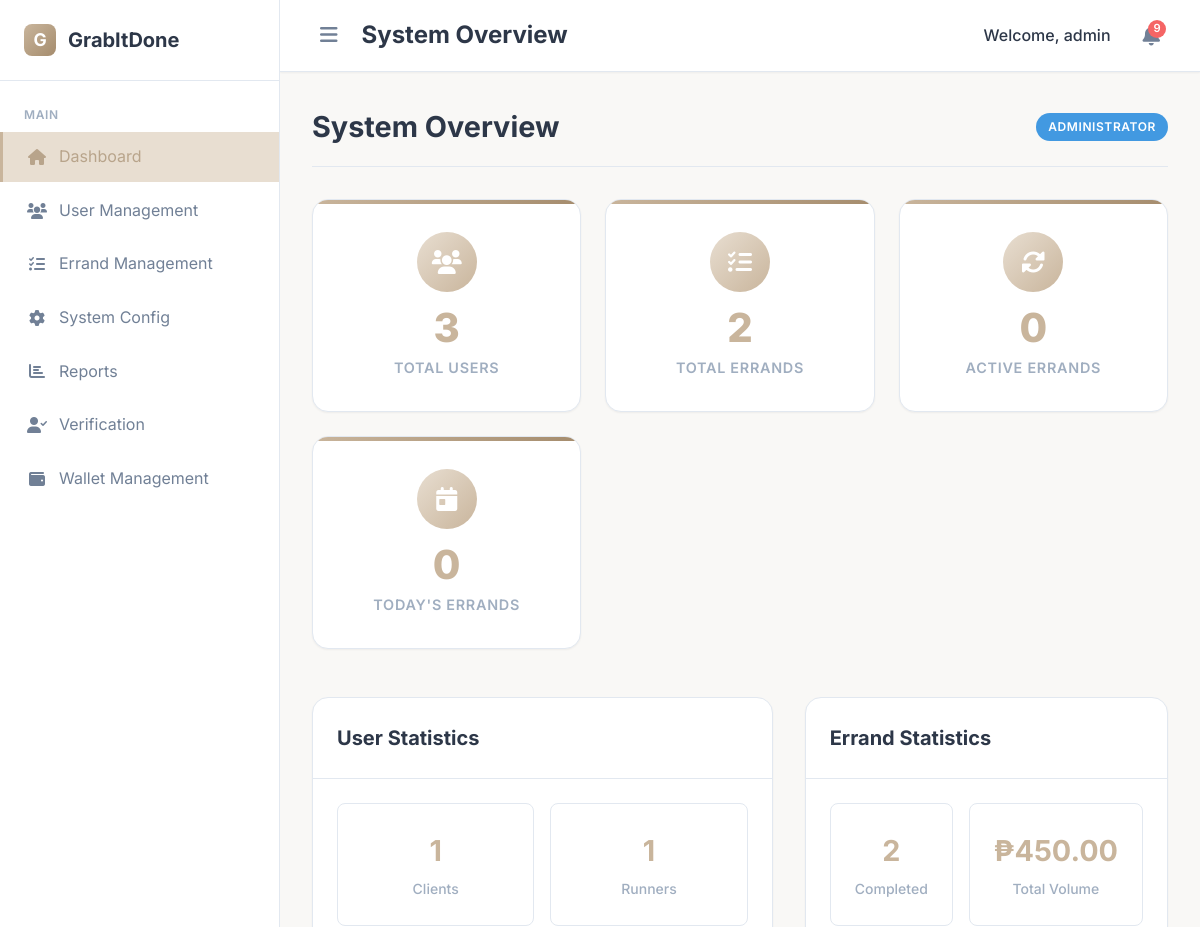
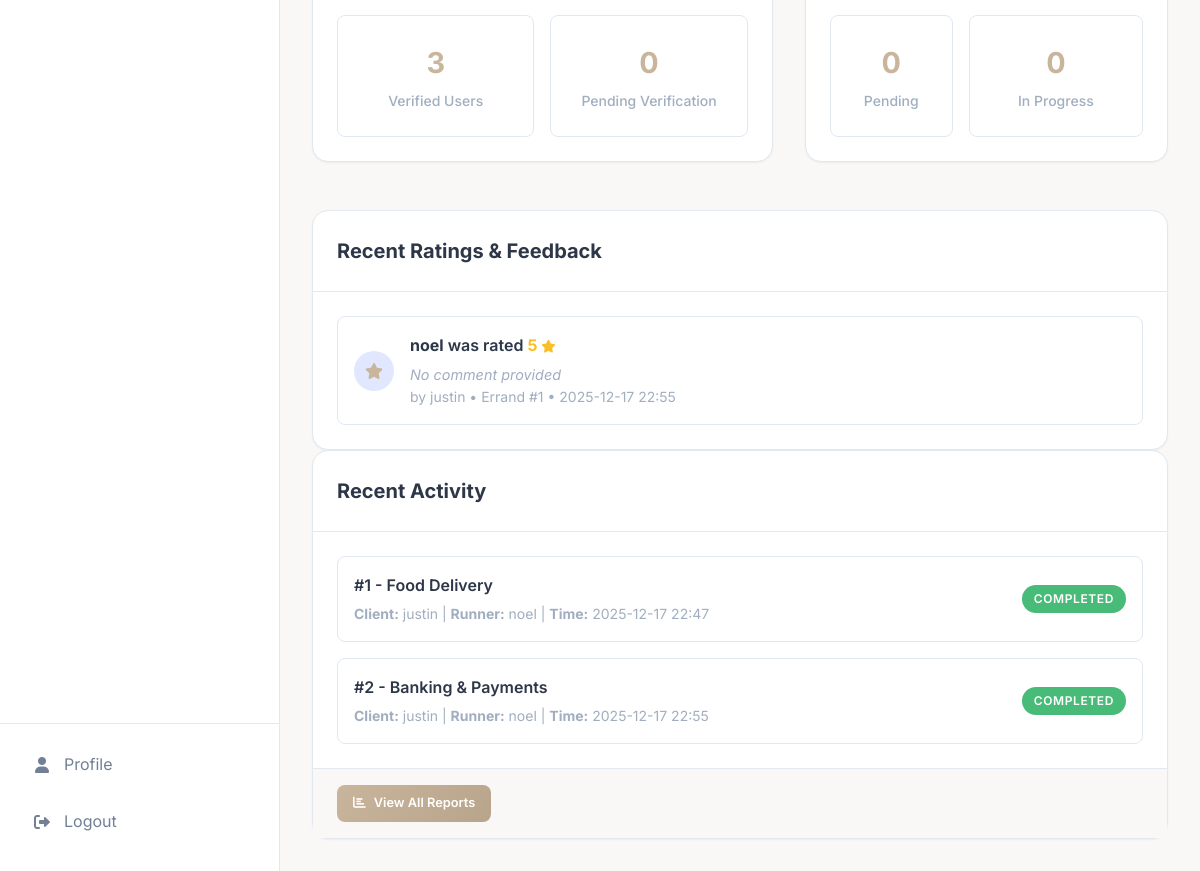
The page /dashboard (signed in) on the database its author committed (2 pictures, top to bottom).
### app/models.py (models this page shows, shortened)
class Rating(db.Model):
    id = db.Column(db.Integer, primary_key=True)
    errand_id = db.Column(db.Integer, db.ForeignKey('errand.id'), nullable=False)
    client_id = db.Column(db.Integer, db.ForeignKey('user.id'), nullable=False)
    runner_id = db.Column(db.Integer, db.ForeignKey('user.id'), nullable=False)
    score = db.Column(db.Integer, nullable=False)  # 1 to 5 stars
    comment = db.Column(db.Text)
    created_at = db.Column(db.DateTime, default=datetime.utcnow)
    errand = db.relationship('Errand', backref=db.backref('rating', uselist=False))

class User(db.Model):
    id = db.Column(db.Integer, primary_key=True)
    username = db.Column(db.String(80), unique=True, nullable=False)
    email = db.Column(db.String(120), unique=True, nullable=False)
    password_hash = db.Column(db.String(200), nullable=False)
    role = db.Column(db.String(20), nullable=False)  # client, runner, admin
    first_name = db.Column(db.String(50))
    last_name = db.Column(db.String(50))
    phone = db.Column(db.String(20))
    barangay = db.Column(db.String(100))
    address = db.Column(db.Text)
    bio = db.Column(db.Text)
    vehicle_type = db.Column(db.String(50))
    available_hours = db.Column(db.String(100))
    verified = db.Column(db.Boolean, default=False)
    verification_requested = db.Column(db.Boolean, default=False)
    verification_status = db.Column(db.String(20), default='not_requested')
    last_verification_date = db.Column(db.DateTime)
    rejection_reason = db.Column(db.Text, nullable=True)
    is_active = db.Column(db.Boolean, default=True)
    created_at = db.Column(db.DateTime, default=datetime.utcnow)
    wallet_balance = db.Column(db.Float, default=0.0)
    total_earnings = db.Column(db.Float, default=0.0)
    total_spent = db.Column(db.Float, default=0.0)
    average_rating = db.Column(db.Float, default=0.0)
    rating_count = db.Column(db.Integer, default=0)
    received_ratings = db.relationship('Rating', foreign_keys='Rating.runner_id', backref='rated_runner', lazy=True)
    given_ratings = db.relationship('Rating', foreign_keys='Rating.client_id', backref='rating_author', lazy=True)
    created_errands = db.relationship('Errand', foreign_keys='Errand.client_id', backref='user_client', lazy=True)
    accepted_errands = db.relationship('Errand', foreign_keys='Errand.runner_id', backref='user_runner', lazy=True)
    client_payments = db.relationship('Payment', foreign_keys='Payment.client_id', backref='payment_client_user', lazy=True)
    runner_payments = db.relationship('Payment', foreign_keys='Payment.runner_id', backref='payment_runner_user', lazy=True)
    wallet_transactions = db.relationship('WalletTransaction', backref='transaction_user', lazy=True)
    user_payment_methods = db.relationship('PaymentMethod', backref='method_owner', lazy=True)
    user_wallet = db.relationship('Wallet', backref='wallet_owner_user', uselist=False)

class Errand(db.Model):
    id = db.Column(db.Integer, primary_key=True)
    category = db.Column(db.String(100), nullable=False)
    description = db.Column(db.Text, nullable=False)
    pickup_address = db.Column(db.String(200), nullable=False)
    dropoff_address = db.Column(db.String(200), nullable=False)
    barangay = db.Column(db.String(100), nullable=False)
    preferred_time = db.Column(db.DateTime)
    proposed_fee = db.Column(db.Float, nullable=False)
    final_fee = db.Column(db.Float)
    status = db.Column(db.String(20), default='Pending')
    client_id = db.Column(db.Integer, db.ForeignKey('user.id'), nullable=False)
    runner_id = db.Column(db.Integer, db.ForeignKey('user.id'))
    payment_id = db.Column(db.Integer, db.ForeignKey('payment.id'))
    created_at = db.Column(db.DateTime, default=datetime.utcnow)
    updated_at = db.Column(db.DateTime, default=datetime.utcnow, onupdate=datetime.utcnow)
    accepted_at = db.Column(db.DateTime)
    completed_at = db.Column(db.DateTime)
    payment = db.relationship('Payment', backref='errand_payment', foreign_keys=[payment_id])

### app/routes.py (the view)
@bp.route('/dashboard')
@login_required()
def dashboard():
    user = User.query.get(session['user_id'])
    if not user.is_active:
        return redirect(url_for('main.account_suspended'))
    if user.role == 'client':
        return client_dashboard(user)
    elif user.role == 'runner':
        return runner_dashboard(user)
    elif user.role == 'admin':
        return admin_dashboard(user)

### app/templates/admin/dashboard_admin.html (shortened to what this page needs)
{% extends 'base.html' %}
{% block header_title %}System Overview{% endblock %}
{% block content %}
<div class="page-header">
    <h1 style="margin: 0; font-size: 1.8rem;">System Overview</h1>
    <span class="badge badge-info">Administrator</span>
</div>
<div class="stats-grid">
    <div class="stat-card">
        <div class="stat-icon">
            <i class="fas fa-users"></i>
        </div>
        <div class="stat-value">{{ total_users }}</div>
        <div class="stat-label">Total Users</div>
    </div>
    <div class="stat-card">
        <div class="stat-icon">
            <i class="fas fa-tasks"></i>
        </div>
        <div class="stat-value">{{ total_errands }}</div>
        <div class="stat-label">Total Errands</div>
    </div>
    <div class="stat-card">
        <div class="stat-icon">
            <i class="fas fa-sync-alt"></i>
        </div>
        <div class="stat-value">{{ active_errands }}</div>
        <div class="stat-label">Active Errands</div>
    </div>
    <div class="stat-card">
        <div class="stat-icon">
            <i class="fas fa-calendar-day"></i>
        </div>
        <div class="stat-value">{{ today_errands }}</div>
        <div class="stat-label">Today's Errands</div>
    </div>
</div>
<div class="system-stats">
    <div class="card">
        <div class="card-header">
            <h2 class="card-title">User Statistics</h2>
        </div>
        <div class="card-body">
            <div class="user-stats">
                <div class="stat-card-system">
                    <div class="stat-value-system">{{ users|selectattr('role', 'equalto', 'client')|list|length }}</div>
                    <div class="stat-label-system">Clients</div>
                </div>
                <div class="stat-card-system">
                    <div class="stat-value-system">{{ users|selectattr('role', 'equalto', 'runner')|list|length }}</div>
                    <div class="stat-label-system">Runners</div>
                </div>
                <div class="stat-card-system">
                    <div class="stat-value-system">{{ users|selectattr('verified', 'equalto', true)|list|length }}</div>
                    <div class="stat-label-system">Verified Users</div>
                </div>
                <div class="stat-card-system">
                    <div class="stat-value-system">{{ users|selectattr('verified', 'equalto', false)|list|length }}</div>
                    <div class="stat-label-system">Pending Verification</div>
                </div>
            </div>
        </div>
    </div>
    <div class="card">
        <div class="card-header">
            <h2 class="card-title">Errand Statistics</h2>
        </div>
        <div class="card-body">
            <div class="errand-stats">
                <div class="stat-card-system">
                    <div class="stat-value-system">{{ errands|selectattr('status', 'equalto', 'Completed')|list|length }}</div>
                    <div class="stat-label-system">Completed</div>
                </div>
                <div class="stat-card-system">
                    <div class="stat-value-system">₱{{ "%.2f"|format(errands|selectattr('status', 'equalto', 'Completed')|sum(attribute='proposed_fee') or 0) }}</div>
                    <div class="stat-label-system">Total Volume</div>
                </div>
                <div class="stat-card-system">
                    <div class="stat-value-system">{{ errands|selectattr('status', 'equalto', 'Pending')|list|length }}</div>
                    <div class="stat-label-system">Pending</div>
                </div>
                <div class="stat-card-system">
                    <div class="stat-value-system">{{ errands|selectattr('status', 'equalto', 'In Progress')|list|length }}</div>
                    <div class="stat-label-system">In Progress</div>
                </div>
            </div>
        </div>
    </div>
</div>
<div class="card" style="margin-top: 2rem;">
    <div class="card-header">
        <h2 class="card-title">Recent Ratings & Feedback</h2>
    </div>
    <div class="card-body">
        {% if recent_ratings %}
        <div class="activity-list">
            {% for rating in recent_ratings %}
            <div class="activity-item">
                <div style="width: 40px; height: 40px; background: #e0e7ff; border-radius: 50%; display: flex; align-items: center; justify-content: center; margin-right: 1rem; color: var(--primary);">
                    <i class="fas fa-star"></i>
                </div>
                <div class="activity-content">
                    <div class="activity-title">
                        <span style="font-weight: 700;">{{ rating.rated_runner.username }}</span> was rated
                        <span style="color: #fbbf24; font-weight: bold;">
                            {{ rating.score }} <i class="fas fa-star" style="font-size: 0.8rem;"></i>
                        </span>
                    </div>
                    <div style="font-size: 0.9rem; margin-top: 0.2rem;">
                        {% if rating.comment %}
                            "{{ rating.comment }}"
                        {% else %}
                            <em style="color: var(--text-muted);">No comment provided</em>
                        {% endif %}
                    </div>
                    <div class="activity-meta">
                        by {{ rating.rating_author.username }} • Errand #{{ rating.errand_id }} • {{ rating.created_at.strftime('%Y-%m-%d %H:%M') }}
                    </div>
                </div>
            </div>
            {% endfor %}
        </div>
        {% endif %}
    </div>
</div>
<div class="card">
    <div class="card-header">
        <h2 class="card-title">Recent Activity</h2>
    </div>
    <div class="card-body">
        {% if errands %}
        <div class="activity-list">
            {% for errand in errands[:5] %}
            <div class="activity-item">
                <div class="activity-content">
                    <div class="activity-title">#{{ errand.id }} - {{ errand.category }}</div>
                    <div class="activity-meta">
                        <strong>Client:</strong> {{ errand.user_client.username }} |
                        <strong>Runner:</strong> {{ errand.user_runner.username if errand.user_runner else 'Not assigned' }} |
                        <strong>Time:</strong> {{ errand.created_at.strftime('%Y-%m-%d %H:%M') }}
                    </div>
                </div>
                <span class="badge badge-{{ errand.status|lower|replace(' ', '-') }}">{{ errand.status }}</span>
            </div>
            {% endfor %}
        </div>
        {% endif %}
    </div>
    <div class="card-footer">
        <a href="{{ url_for('main.admin_reports') }}" class="btn btn-sm btn-primary">
            <i class="fas fa-chart-bar mr-2"></i>
            View All Reports
        </a>
    </div>
</div>
{% endblock %}

### rows shown on the page
Rating: rated_runner.username "noel", score "5", comment "No comment provided", rating_author.username "justin", errand_id "1", created_at "2025-12-17 22:55"
Errand: id "1", category "Food Delivery", user_client.username "justin", user_runner "noel", created_at "2025-12-17 22:47", status "COMPLETED"
Errand: id "2", category "Banking & Payments", user_client.username "justin", user_runner "noel", created_at "2025-12-17 22:55", status "COMPLETED"

### other values the page prints
{{ session.get('username') }} "admin"
{{ unread_notification_count }} "9"
{{ total_users }} "3"
{{ total_errands }} "2"
{{ active_errands }} "0"
{{ today_errands }} "0"
{{ users|selectattr('role', 'equalto', 'client')|list|length }} "1"
{{ users|selectattr('role', 'equalto', 'runner')|list|length }} "1"
{{ users|selectattr('verified', 'equalto', true)|list|length }} "3"
{{ users|selectattr('verified', 'equalto', false)|list|length }} "0"
{{ errands|selectattr('status', 'equalto', 'Completed')|list|length }} "2"
{{ errands|selectattr('status', 'equalto', 'Pending')|list|length }} "0"
{{ errands|selectattr('status', 'equalto', 'In Progress')|list|length }} "0"
